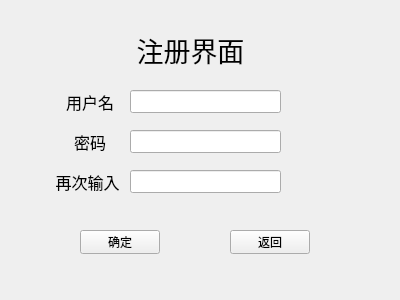
<?xml version="1.0" encoding="UTF-8"?>
<ui version="4.0">
 <class>RegisterClass</class>
 <widget class="QWidget" name="RegisterClass">
  <property name="geometry">
   <rect>
    <x>0</x>
    <y>0</y>
    <width>400</width>
    <height>300</height>
   </rect>
  </property>
  <property name="windowTitle">
   <string>Register</string>
  </property>
  <widget class="QLabel" name="label">
   <property name="geometry">
    <rect>
     <x>130</x>
     <y>30</y>
     <width>121</width>
     <height>41</height>
    </rect>
   </property>
   <property name="text">
    <string>&lt;html&gt;&lt;head/&gt;&lt;body&gt;&lt;p align=&quot;center&quot;&gt;&lt;span style=&quot; font-size:20pt;&quot;&gt;注册界面&lt;/span&gt;&lt;/p&gt;&lt;/body&gt;&lt;/html&gt;</string>
   </property>
  </widget>
  <widget class="QLabel" name="label_2">
   <property name="geometry">
    <rect>
     <x>60</x>
     <y>90</y>
     <width>60</width>
     <height>21</height>
    </rect>
   </property>
   <property name="text">
    <string>&lt;html&gt;&lt;head/&gt;&lt;body&gt;&lt;p align=&quot;center&quot;&gt;&lt;span style=&quot; font-size:12pt;&quot;&gt;用户名&lt;/span&gt;&lt;/p&gt;&lt;/body&gt;&lt;/html&gt;</string>
   </property>
  </widget>
  <widget class="QLabel" name="label_3">
   <property name="geometry">
    <rect>
     <x>60</x>
     <y>130</y>
     <width>60</width>
     <height>21</height>
    </rect>
   </property>
   <property name="text">
    <string>&lt;html&gt;&lt;head/&gt;&lt;body&gt;&lt;p align=&quot;center&quot;&gt;&lt;span style=&quot; font-size:12pt;&quot;&gt;密码&lt;/span&gt;&lt;/p&gt;&lt;/body&gt;&lt;/html&gt;</string>
   </property>
  </widget>
  <widget class="QLabel" name="label_4">
   <property name="geometry">
    <rect>
     <x>52</x>
     <y>170</y>
     <width>71</width>
     <height>21</height>
    </rect>
   </property>
   <property name="text">
    <string>&lt;html&gt;&lt;head/&gt;&lt;body&gt;&lt;p align=&quot;center&quot;&gt;&lt;span style=&quot; font-size:12pt;&quot;&gt;再次输入&lt;/span&gt;&lt;/p&gt;&lt;/body&gt;&lt;/html&gt;</string>
   </property>
  </widget>
  <widget class="QLineEdit" name="UserName">
   <property name="geometry">
    <rect>
     <x>130</x>
     <y>90</y>
     <width>151</width>
     <height>23</height>
    </rect>
   </property>
  </widget>
  <widget class="QLineEdit" name="Password">
   <property name="geometry">
    <rect>
     <x>130</x>
     <y>130</y>
     <width>151</width>
     <height>23</height>
    </rect>
   </property>
  </widget>
  <widget class="QLineEdit" name="Checking">
   <property name="geometry">
    <rect>
     <x>130</x>
     <y>170</y>
     <width>151</width>
     <height>23</height>
    </rect>
   </property>
  </widget>
  <widget class="QPushButton" name="YES">
   <property name="geometry">
    <rect>
     <x>80</x>
     <y>230</y>
     <width>80</width>
     <height>24</height>
    </rect>
   </property>
   <property name="text">
    <string>确定</string>
   </property>
  </widget>
  <widget class="QPushButton" name="Back">
   <property name="geometry">
    <rect>
     <x>230</x>
     <y>230</y>
     <width>80</width>
     <height>24</height>
    </rect>
   </property>
   <property name="text">
    <string>返回</string>
   </property>
  </widget>
  <widget class="QLabel" name="display">
   <property name="geometry">
    <rect>
     <x>163</x>
     <y>200</y>
     <width>111</width>
     <height>16</height>
    </rect>
   </property>
   <property name="text">
    <string/>
   </property>
  </widget>
 </widget>
 <layoutdefault spacing="6" margin="11"/>
 <resources/>
 <connections/>
</ui>
